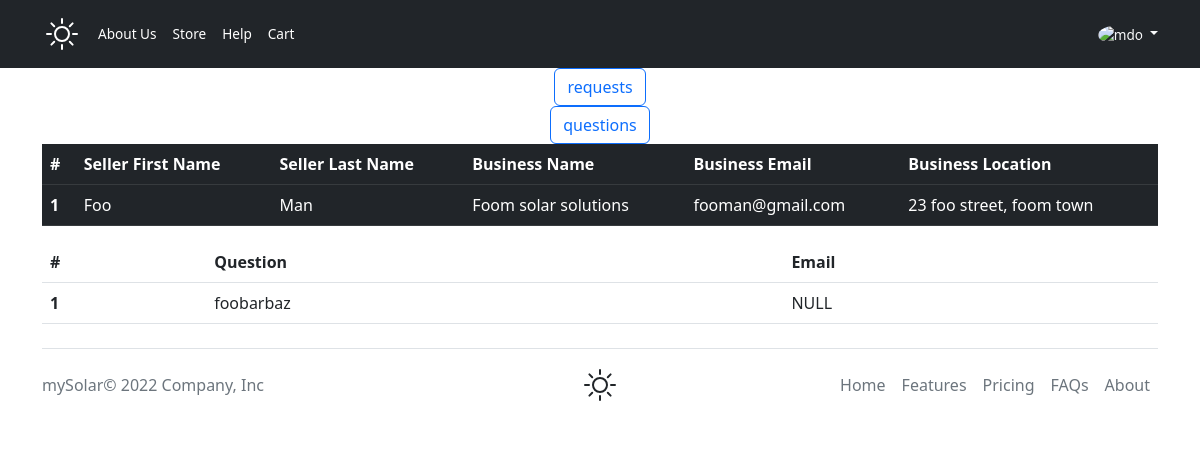
The app's page /requestsAndQuestions (signed in), older data.
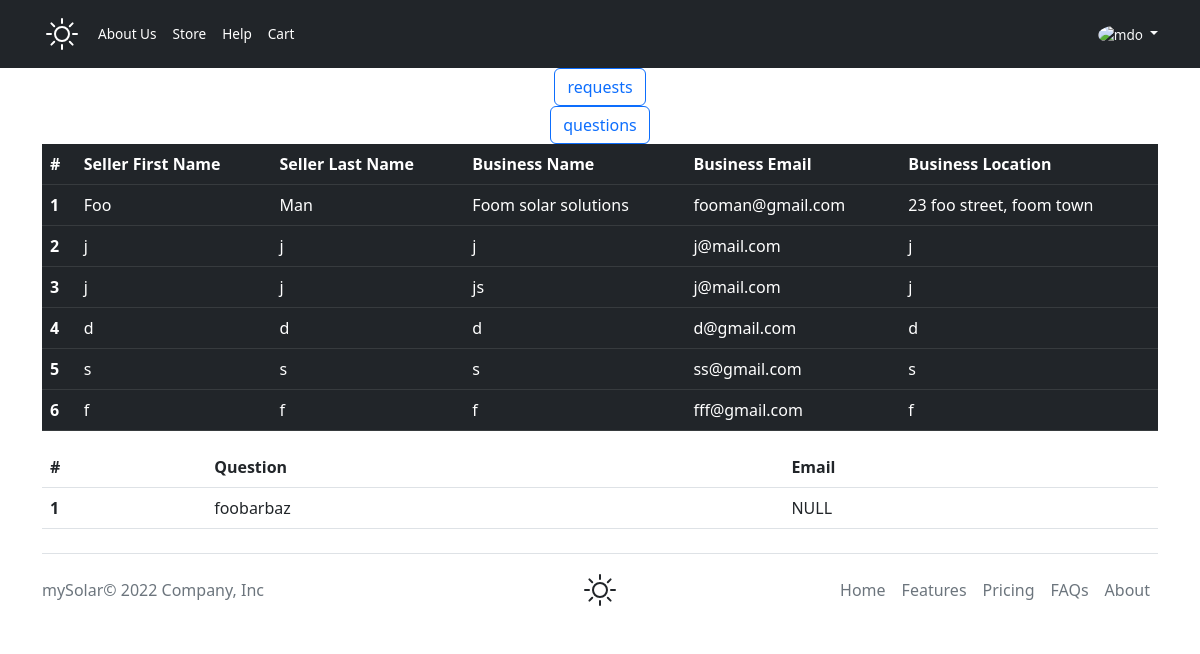
The same page, newer data.
### mySolarApp/models.py (models this page shows)
class sellerRequests(models.Model):
    sellerAcc = models.ForeignKey(User, on_delete=models.CASCADE)
    sellerFName = models.CharField(max_length=24, blank=False)
    sellerLName = models.CharField(max_length=24, blank=False)
    businessEmail = models.EmailField(blank=False)
    businessContact = models.CharField(max_length=15, blank=False)
    name = models.CharField(max_length=64, unique=True, blank=False)
    location = models.CharField(max_length=128, blank=False)
    bio = models.CharField(max_length=1000, blank=False)
    profile_pic = models.ImageField(blank=True, height_field=None, width_field=None, upload_to='profile_and_banner_images')
    banner_pic = models.ImageField(blank=True, height_field=None, width_field=None, upload_to='profile_and_banner_images')
    how_active = models.IntegerField()
    identification = models.CharField(max_length=13, unique=True, blank=False)

class userQuestions(models.Model):
    email = models.EmailField(blank=True)
    question = models.CharField(max_length=1000, blank=False, unique=True)
    is_FAQ = models.BooleanField(default=False)

### mySolarApp/views.py (the view)
# urls.py: path("requestsAndQuestions", requestsAndQuestions, name="requests")
@login_required
def requestsAndQuestions(request):
    if request.user.is_staff == False or request.user.is_superuser == False:
        return render(request, "mySolar/fail.html", {'message':"You are not permitted here."})
    else:
        requests = sellerRequests.objects.all()
        QUESTIONS = userQuestions.objects.all()
        return render(request, "mySolar/requestsAndQuestions.html", {"requests": requests, "questions": QUESTIONS})

### mySolarApp/templates/mySolar/requestsAndQuestions.html (shortened to what this page needs)
{% extends 'mySolar/layout.html' %}
{% block body %}
<button class="btn btn-outline-primary d-block mx-auto text-center">requests</button>
<button class="btn btn-outline-primary d-block mx-auto text-center">questions</button>
<div class="requests">
    <table class="table table-hover table-dark">
        <thead>
            <tr>
                <th scope="col">#</th>
                <th scope="col">Seller First Name</th>
                <th scope="col">Seller Last Name</th>
                <th scope="col">Business Name</th>
                <th scope="col">Business Email</th>
                <th scope="col">Business Location</th>
            </tr>
        </thead>
        <tbody>
        {% for seller in requests %}
            <tr>
                <th scope="row">{{ seller.pk }}</th>
                <td>{{seller.sellerFName}}</td>
                <td>{{seller.sellerLName}}</td>
                <td>{{seller.name}}</td>
                <td>{{seller.businessEmail}}</td>
                <td>{{seller.location}}</td>
            </tr>
        {% endfor %}
        </tbody>
    </table>
</div>
<div class="questions">
    <table class="table table-hover">
        <thead>
            <tr>
                <th scope="col">#</th>
                <th scope="col">Question</th>
                <th scope="col">Email</th>
            </tr>
        </thead>
        <tbody>
        {% for question in questions %}
            <tr>
                <th scope="row">{{ question.pk }}</th>
                <td>{{question.question}}</td>
                {% if question.email == '' %}
                    <td>NULL</td>
                {% else %}
                    <td>{{question.email}}</td>
                {% endif %}
            </tr>
        {% endfor %}
        </tbody>
    </table>
</div>
{% endblock %}

### mySolarApp/templates/mySolar/layout.html (shortened to what this page needs)
<!DOCTYPE html>
<html>
    <head>
      {% load static %}
        <link href="https://cdn.jsdelivr.net/npm/bootstrap@5.2.0-beta1/dist/css/bootstrap.min.css" rel="stylesheet">
        <link rel="stylesheet" href="{% static 'mySolar/index.css' %}">
    </head>
    <body>
        {% if request.user.is_authenticated == False %}
        <header id="UNAUTHORIZED" class="p-3 bg-dark text-white">
          <div class="container text-small">
              <div class="d-flex flex-wrap align-items-center justify-content-center justify-content-lg-start">
                  <a href="/" class="d-flex align-items-center mb-2 mb-lg-0 text-white text-decoration-none">
                      <svg xmlns="http://www.w3.org/2000/svg" class="bi me-2" width="40" height="32" role="img" aria-label="mySolar" fill="currentColor" class="bi bi-brightness-high" viewBox="0 0 16 16">
                          <path d="M8 11a3 3 0 1 1 0-6 3 3 0 0 1 0 6zm0 1a4 4 0 1 0 0-8 4 4 0 0 0 0 8zM8 0a.5.5 0 0 1 .5.5v2a.5.5 0 0 1-1 0v-2A.5.5 0 0 1 8 0zm0 13a.5.5 0 0 1 .5.5v2a.5.5 0 0 1-1 0v-2A.5.5 0 0 1 8 13zm8-5a.5.5 0 0 1-.5.5h-2a.5.5 0 0 1 0-1h2a.5.5 0 0 1 .5.5zM3 8a.5.5 0 0 1-.5.5h-2a.5.5 0 0 1 0-1h2A.5.5 0 0 1 3 8zm10.657-5.657a.5.5 0 0 1 0 .707l-1.414 1.415a.5.5 0 1 1-.707-.708l1.414-1.414a.5.5 0 0 1 .707 0zm-9.193 9.193a.5.5 0 0 1 0 .707L3.05 13.657a.5.5 0 0 1-.707-.707l1.414-1.414a.5.5 0 0 1 .707 0zm9.193 2.121a.5.5 0 0 1-.707 0l-1.414-1.414a.5.5 0 0 1 .707-.707l1.414 1.414a.5.5 0 0 1 0 .707zM4.464 4.465a.5.5 0 0 1-.707 0L2.343 3.05a.5.5 0 1 1 .707-.707l1.414 1.414a.5.5 0 0 1 0 .708z"/>
                      </svg>
                  </a>
                  <ul class="nav col-12 col-lg-auto me-lg-auto mb-2 justify-content-center mb-md-0">
                      <li><a href="{% url 'about' %}" class="nav-link px-2 text-white">About Us</a></li>
                      <li><a href="{% url 'shop' %}" class="nav-link px-2 text-white">Store</a></li>
                      <li><a href="#" class="nav-link px-2 text-white">Help</a></li>
                      <li><a href="#" class="nav-link px-2 text-white">Cart</a></li>
                  </ul>
                  <div class="text-end">
                    <a href="{% url 'login' %}"><button type="button" class="btn btn-outline-light me-2">Login</button></a>
                    <a href="{% url 'register' %}"><button type="button" class="btn btn-warning">Sign-up</button></a>
                  </div>
              </div>
          </div>
      </header>
      {% else %}
        {% if request.user.is_shopkeeper == False %}
      <header id="AUTHORIZED_BUYER" class="p-3 bg-dark text-white">
          <div class="container text-small">
              <div class="d-flex flex-wrap align-items-center justify-content-center justify-content-lg-start">
                  <a href="/" class="d-flex align-items-center mb-2 mb-lg-0 text-white text-decoration-none">
                  </a>
                  <ul class="nav col-12 col-lg-auto me-lg-auto mb-2 justify-content-center mb-md-0">
                      <li><a href="{% url 'about' %}" class="nav-link px-2 text-white">About Us</a></li>
                      <li><a href="{% url 'shop' %}" class="nav-link px-2 text-white">Store</a></li>
                      <li><a href="#" class="nav-link px-2 text-white">Help</a></li>
                      <li><a href="#" class="nav-link px-2 text-white">Cart</a></li>
                  </ul>
                  <div class="dropdown text-end">
                      <a href="#" class="d-block link-light text-decoration-none dropdown-toggle" id="dropdownUser1" data-bs-toggle="dropdown" aria-expanded="false">
                        <img src="https://github.com/mdo.png" alt="mdo" width="32" height="32" class="rounded-circle">
                      </a>
                  </div>
              </div>
          </div>
      </header>
        {% endif %}
      {% endif %}
    <main class="container">
        {% block body %}
        {% endblock %}
    </main>
    </body>
    <div class="container">
      <footer class="d-flex flex-wrap justify-content-between align-items-center py-3 my-4 border-top">
        <p class="col-md-4 mb-0 text-muted">mySolar© 2022 Company, Inc</p>
        <a href="/" class="col-md-4 d-flex align-items-center justify-content-center mb-3 mb-md-0 me-md-auto link-dark text-decoration-none">
        </a>
        <ul class="nav col-md-4 justify-content-end">
          <li class="nav-item"><a href="/" class="nav-link px-2 text-muted">Home</a></li>
          <li class="nav-item"><a href="#" class="nav-link px-2 text-muted">Features</a></li>
          <li class="nav-item"><a href="#" class="nav-link px-2 text-muted">Pricing</a></li>
          <li class="nav-item"><a href="#" class="nav-link px-2 text-muted">FAQs</a></li>
          <li class="nav-item"><a href="{% url 'about' %}" class="nav-link px-2 text-muted">About</a></li>
        </ul>
      </footer>
    </div>
</html>

### mySolarApp/static/mySolar/index.css (style rules this page uses)
* { box-sizing: border-box; }
.text-small { font-size: 85%; }
.dropdown-toggle { outline: 0; }

Row changes from the older to the newer data that the page shows:
added sellerRequests: pk "2", sellerFName "j", sellerLName "j", name "j", businessEmail "j@mail.com", location "j"
added sellerRequests: pk "3", sellerFName "j", sellerLName "j", name "js", businessEmail "j@mail.com", location "j"
added sellerRequests: pk "4", sellerFName "d", sellerLName "d", name "d", businessEmail "d@gmail.com", location "d"
added sellerRequests: pk "5", sellerFName "s", sellerLName "s", name "s", businessEmail "ss@gmail.com", location "s"
added sellerRequests: pk "6", sellerFName "f", sellerLName "f", name "f", businessEmail "fff@gmail.com", location "f"
